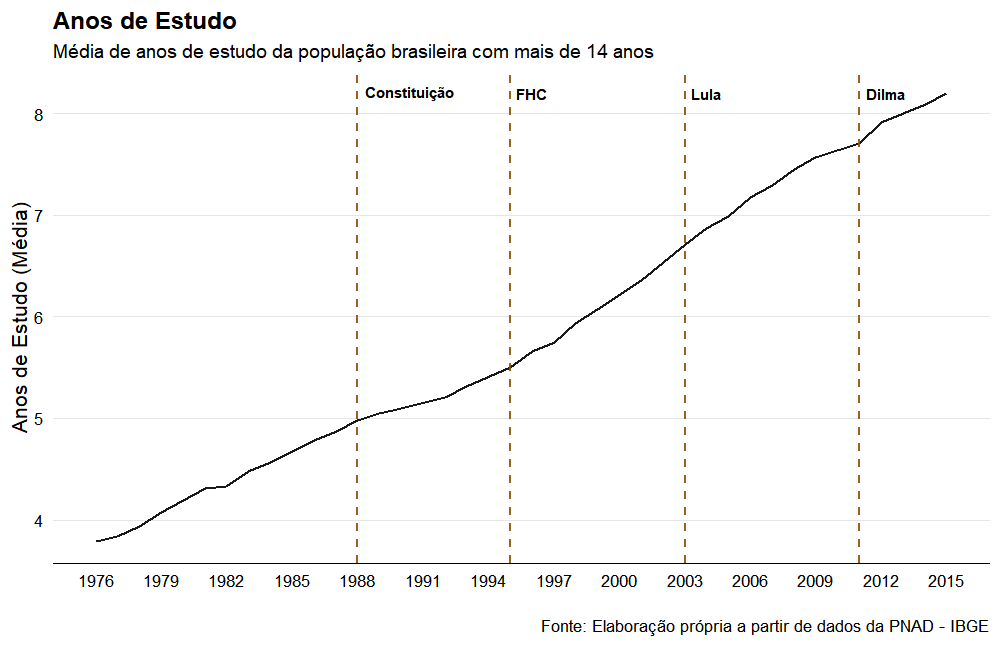

Reproduce this figure in R.
# ANOS DE ESTUDO ----

library(here)
library(brdados)
library(readxl)
library(ggplot2)
library(dplyr)
library(tidyr)
library(Cairo)

here() # dir de trabalho

# Carregar dados
bd <- read_excel("anos_estudo_ipeaDATA.xlsx", skip = 2)

# Gráfico Brasil ----
p_br <- bd %>% 
        ggplot(aes(x = Ano, y = Brasil)) +
        geom_line(size = .98, alpha = 0.9) +
        scale_x_continuous(breaks = seq(1976, 2015, by = 3)) +
        labs(color = NULL, x = NULL, y = "Anos de Estudo (Média)",
             caption = "\nFonte: Elaboração própria a partir de dados da PNAD - IBGE",
             title = "Anos de Estudo",
             subtitle = "Média de anos de estudo da população brasileira com mais de 14 anos") +
        tema_brdados() +
        geom_vline(xintercept = 1988, 
                   size = 0.98, 
                   colour = "#8c510a", 
                   alpha = 0.9, 
                   linetype = "dashed") +
        geom_vline(xintercept = 1995,
                   size = 0.98, 
                   colour = "#8c510a", 
                   alpha = 0.9, 
                   linetype = "dashed") +
        geom_vline(xintercept = 2003, 
                   size = 0.98, 
                   colour = "#8c510a", 
                   alpha = 0.9, 
                   linetype = "dashed") +
        geom_vline(xintercept = 2011, 
                   size = 0.98, 
                   colour = "#8c510a", 
                   alpha = 0.9, 
                   linetype = "dashed") +
        annotate("text", x = 1990.4, y = 8.2, label = "bold(Constituição)", parse = TRUE) +
        annotate("text", x = 1996, y = 8.2, label = "bold(FHC)", parse = TRUE) +
        annotate("text", x = 2004, y = 8.2, label = "bold(Lula)", parse = TRUE) +
        annotate("text", x = 2012.2, y = 8.2, label = "bold(Dilma)", parse = TRUE)

# Gráfico Regiões ----
p_reg <- bd %>% 
        gather("Região", "Anos_estudo", 3:7) %>% 
        ggplot(aes(x = Ano, y = Anos_estudo, group = Região, color = Região)) +
        geom_line(size = .98, alpha = 0.9) +
        scale_x_continuous(breaks = seq(1976, 2015, by = 3)) +
        labs(color = NULL, x = NULL, y = "Anos de Estudo (Média)",
             caption = "\nFonte: Elaboração própria a partir de dados da PNAD - IBGE",
             title = "Anos de Estudo",
             subtitle = "Média de anos de estudo da população brasileira com mais de 14 anos") +
        tema_brdados() +
        geom_vline(xintercept = 1988, 
                   size = 0.98, 
                   colour = "#8c510a", 
                   alpha = 0.9, 
                   linetype = "dashed") +
        geom_vline(xintercept = 1995,
                   size = 0.98, 
                   colour = "#8c510a", 
                   alpha = 0.9, 
                   linetype = "dashed") +
        geom_vline(xintercept = 2003, 
                   size = 0.98, 
                   colour = "#8c510a", 
                   alpha = 0.9, 
                   linetype = "dashed") +
        geom_vline(xintercept = 2011, 
                   size = 0.98, 
                   colour = "#8c510a", 
                   alpha = 0.9, 
                   linetype = "dashed") +
        annotate("text", x = 1990.5, y = 1, label = "bold(Constituição)", parse = TRUE) +
        annotate("text", x = 1996, y = 1, label = "bold(FHC)", parse = TRUE) +
        annotate("text", x = 2004, y = 1, label = "bold(Lula)", parse = TRUE) +
        annotate("text", x = 2012.2, y = 1, label = "bold(Dilma)", parse = TRUE)

# Exportação
ggsave("anos_estudo_br.png", p_br, 
       width = 10, 
       height = 7, 
       units = "in", 
       type = "cairo-png")

ggsave("anos_estudo_reg.png", p_reg, 
       width = 10, 
       height = 7, 
       units = "in", 
       type = "cairo-png")
